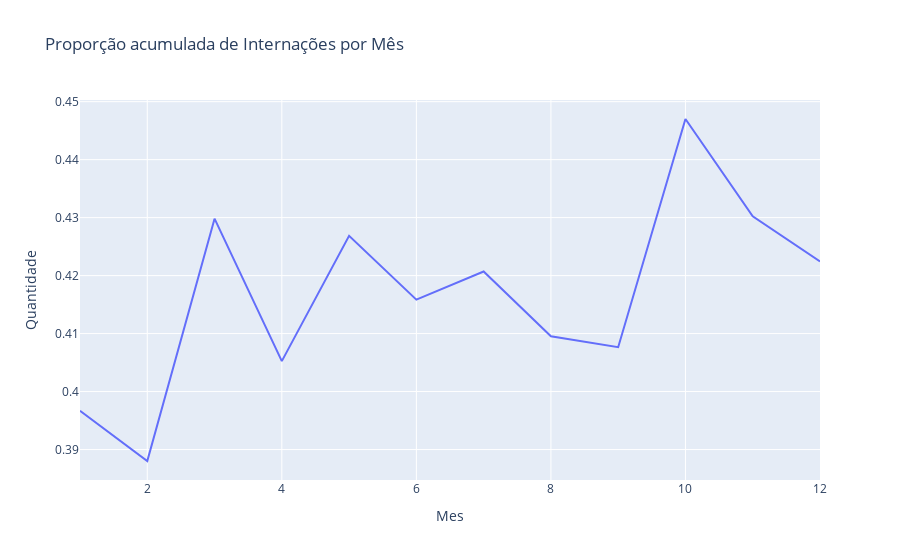

Notebook code for this chart:
### Code cell
px.line(mes_internacao_cum, x='Mes', y = 'Quantidade', title='Proporção acumulada de Internações por Mês')

### Figure 1 — Plotly figure (JSON) as saved in the notebook; plotly's stock layout.template omitted (floating-point values rounded to 4 significant figures)
{"data": [{"hovertemplate": "Mes=%{x}<br>Quantidade=%{y}<extra></extra>", "legendgroup": "", "line": {"color": "#636efa", "dash": "solid"}, "marker": {"symbol": "circle"}, "mode": "lines", "name": "", "orientation": "v", "showlegend": false, "type": "scatter", "x": [1, 2, 3, 4, 5, 6, 7, 8, 9, 10, 11, 12], "xaxis": "x", "y": [0.3967, 0.388, 0.4298, 0.4052, 0.4269, 0.4158, 0.4207, 0.4095, 0.4077, 0.447, 0.4302, 0.4224], "yaxis": "y"}], "layout": {"legend": {"tracegroupgap": 0}, "title": {"text": "Proporção acumulada de Internações por Mês"}, "xaxis": {"anchor": "y", "domain": [0, 1], "title": {"text": "Mes"}}, "yaxis": {"anchor": "x", "domain": [0, 1], "title": {"text": "Quantidade"}}}}
